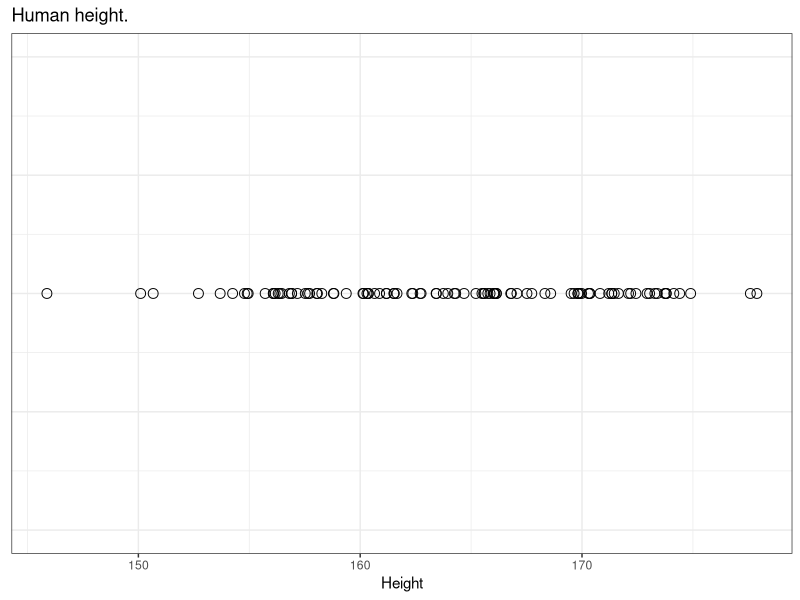
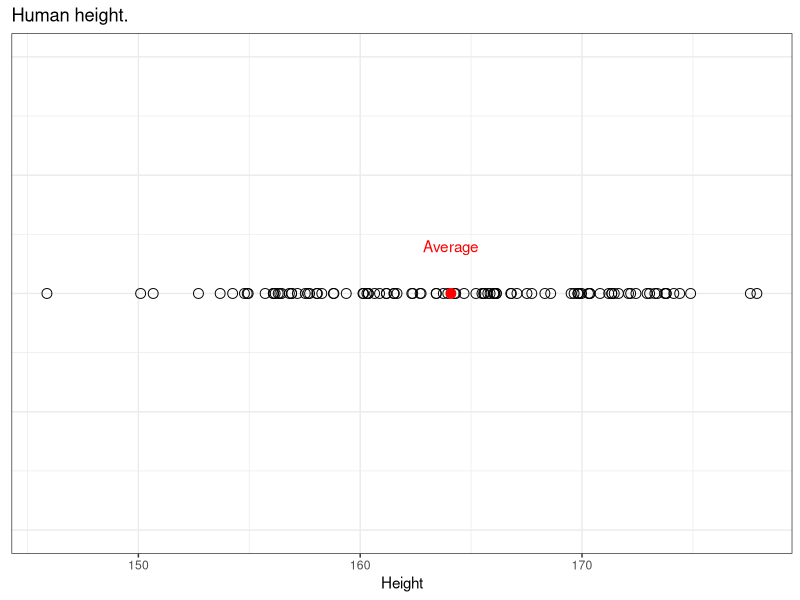

Reproduce these figures in R, in order.
## ---- chunk 1
options(htmltools.dir.version = FALSE)
library(tidyverse)
theme_set(theme_bw())

knitr::opts_chunk$set(
  tidy = TRUE, 
  echo = FALSE
)

## ---- chunk 2

set.seed(3)
height <- rnorm(100, 164, sd = 8)
av <- mean(height)
dat <- data.frame(Height = height, y= 1)
ggplot(data = NULL) + geom_point(aes(Height, y), data = dat, size = I(3), shape = 1) + ggtitle("Human height.") +  theme(axis.title.y=element_blank(), axis.text.y=element_blank(), axis.ticks.y=element_blank()) + ylim(c(0.95, 1.05))

## ---- chunk 3

set.seed(3)
height <- rnorm(100, 164, sd = 8)
av <- mean(height)
dat <- data.frame(Height = height, y= 1)
ggplot(data = NULL) + geom_point(aes(Height, y), data = dat, size = I(3), shape = 1) + ggtitle("Human height.") + geom_point(aes(x = av, y = 1), color = I("red"), size = I(3)) +  theme(axis.title.y=element_blank(), axis.text.y=element_blank(), axis.ticks.y=element_blank()) + geom_text(aes(x = av, y= 1.01, label = "Average"), color = I("red")) + ylim(c(0.95, 1.05))

